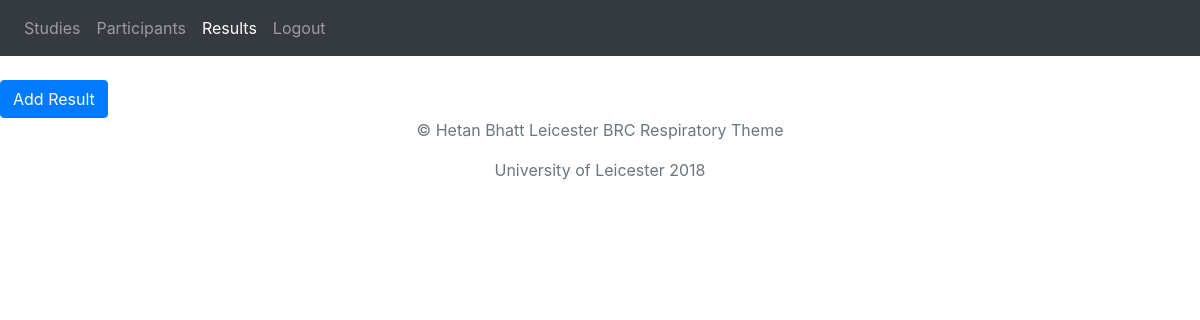
The app's page /studies/11/participants/8/result (signed in), older data.
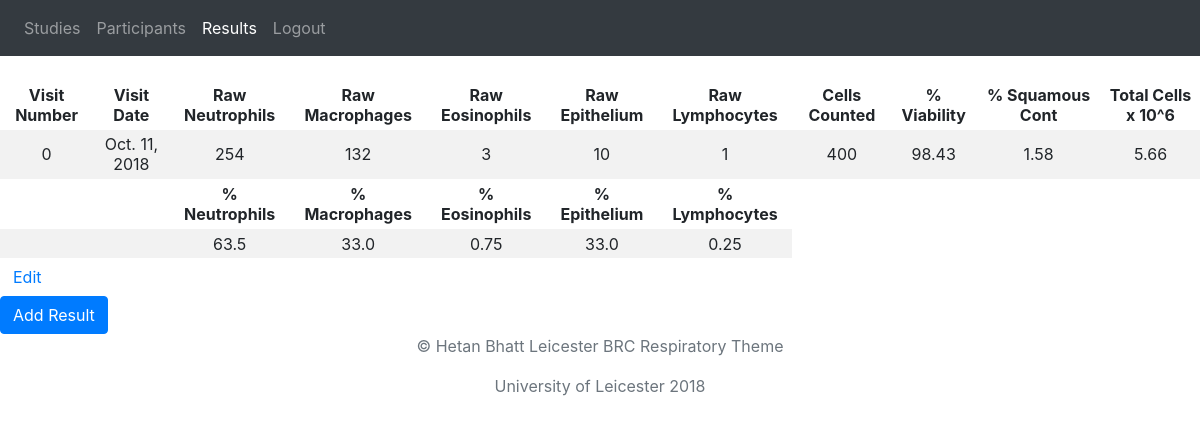
The same page, newer data.
### databank/models.py (models this page shows, shortened)
class Result(models.Model):
    participant = models.ForeignKey(Participant, on_delete=models.PROTECT)
    visit_number = models.CharField(max_length=10, blank=False)
    visit_date = models.DateField(default=datetime.date.today)
    raw_neutrophils = models.PositiveIntegerField(validators=[MinValueValidator(0), MaxValueValidator(400)], null=True)
    raw_macrophages = models.PositiveIntegerField(validators=[MinValueValidator(0), MaxValueValidator(400)], null=True)
    raw_eosinophils = models.PositiveIntegerField(validators=[MinValueValidator(0), MaxValueValidator(400)], null=True)
    raw_epithelium = models.PositiveIntegerField(validators=[MinValueValidator(0), MaxValueValidator(400)], null=True)
    raw_lymphocytes = models.PositiveIntegerField(validators=[MinValueValidator(0), MaxValueValidator(400)], null=True)
    total_cells = models.PositiveIntegerField(validators=[MinValueValidator(0), MaxValueValidator(400)], null=True)
    percent_neutrophils = models.FloatField(validators=[MinValueValidator(0), MaxValueValidator(100)], null=True)
    percent_macrophages = models.FloatField(validators=[MinValueValidator(0), MaxValueValidator(100)], null=True)
    percent_eosinophils = models.FloatField(validators=[MinValueValidator(0), MaxValueValidator(100)], null=True)
    percent_epithelium = models.FloatField(validators=[MinValueValidator(0), MaxValueValidator(100)], null=True)
    percent_lymphocytes = models.FloatField(validators=[MinValueValidator(0), MaxValueValidator(100)], null=True)
    viability = models.FloatField(validators=[MinValueValidator(0), MaxValueValidator(100)], null=True)
    squamcont = models.FloatField(validators=[MinValueValidator(0), MaxValueValidator(100)], null=True)
    tcc = models.FloatField(validators=[MinValueValidator(0), MaxValueValidator(100)], null=True)

### databank/views.py (the view)
# urls.py: path('studies/<int:study_id>/participants/<int:participant_id>/result', views.result, name='results'),
@login_required
def result(request, study_id, participant_id, template_name='databank/results.html'):
    results = Result.objects.filter(participant_id=participant_id)
    return render(request, template_name, {'results':results, 'participant_id':participant_id, 'study_id':study_id})

### databank/templates/databank/results.html (shortened to what this page needs)
{% extends "databank/basepage.html" %}
{% block content %}
<header>
  <nav class="navbar navbar-expand-lg navbar-dark bg-dark">
    <div class="collapse navbar-collapse" id="navbarNavAltMarkup">
      <div class="navbar-nav mr-auto">
        {% if user.is_authenticated %}
        <a class="nav-item nav-link" href="{% url 'study_list' %}">Studies</a>
        <a class="nav-item nav-link" href="{% url 'participant_list' study_id %}">Participants</a>
        <a class="nav-item active nav-link" href="">Results</a>
        <a class="nav-item nav-link" href="javascript:{document.getElementById('logout').submit()}" onclick="">Logout</a>
        {% endif %}
      </div>
    </div>
  </nav>
</header>
<br />
{% for result in results %}
<table class="table-striped table-sm">
  <thead>
    <tr>
      <th class="text-center">Visit Number</th>
      <th class="text-center">Visit Date</th>
      <th class="text-center">Raw Neutrophils</th>
      <th class="text-center">Raw Macrophages</th>
      <th class="text-center">Raw Eosinophils</th>
      <th class="text-center">Raw Epithelium</th>
      <th class="text-center">Raw Lymphocytes</th>
      <th class="text-center">Cells Counted</th>
      <th class="text-center">% Viability</th>
      <th class="text-center">% Squamous Cont</th>
      <th class="text-center">Total Cells x 10^6</th>
    </tr>
  </thead>
  <tbody>
    <tr>
      <td class="text-center">{{ result.visit_number }}</td>
      <td class="text-center">{{ result.visit_date }}</td>
      <td class="text-center">{{ result.raw_neutrophils }}</td>
      <td class="text-center">{{ result.raw_macrophages }}</td>
      <td class="text-center">{{ result.raw_eosinophils }}</td>
      <td class="text-center">{{ result.raw_epithelium }}</td>
      <td class="text-center">{{ result.raw_lymphocytes }}</td>
      <td class="text-center">{{ result.total_cells }}</td>
      <td class="text-center">{{ result.viability }}</td>
      <td class="text-center">{{ result.squamcont }}</td>
      <td class="text-center">{{ result.tcc }}</td>
    </tr>
    <tr>
      <th></th>
      <th></th>
      <th class="text-center">% Neutrophils</th>
      <th class="text-center">% Macrophages</th>
      <th class="text-center">% Eosinophils</th>
      <th class="text-center">% Epithelium</th>
      <th class="text-center">% Lymphocytes</th>
    </tr>
    <tr>
      <td></td>
      <td></td>
      <td class="text-center">{{ result.percent_neutrophils }}</td>
      <td class="text-center">{{ result.percent_macrophages }}</td>
      <td class="text-center">{{ result.percent_eosinophils }}</td>
      <td class="text-center">{{ result.percent_macrophages }}</td>
      <td class="text-center">{{ result.percent_lymphocytes }}</td>
    </tr>
  </tbody>
</table>
<a class="btn btn-link" href="{% url 'edit_result' study_id participant_id result.id %}" role="button">Edit</a>
<br />
{% endfor %}
<a class="btn btn-primary" href="{% url 'add_result' study_id participant_id %}" role="button">Add Result</a>
<br />
{% endblock %}

### databank/templates/databank/basepage.html (shortened to what this page needs)
{% load bootstrap4 %}
<html lang="en">
<head>
  {% bootstrap_css %}
</head>
<body>
  <div id="content">
    {% block content %}
    {% endblock %}
  </div>
  <footer class="text-muted">
    {% block footer %}
    <div class="footer navbar-fixed-bottom text-center">
      <p>&copy; Hetan Bhatt Leicester BRC Respiratory Theme</p>
      <p>University of Leicester {% now "Y" %}</p>
    </div>
    {% endblock %}
  </footer>
</body>
</html>

Row changes from the older to the newer data that the page shows:
added Result: visit_number "0", visit_date "Oct. 11, 2018", raw_neutrophils "254", raw_macrophages "132", raw_eosinophils "3", raw_epithelium "10", raw_lymphocytes "1", total_cells "400", viability "98.43", squamcont "1.58", tcc "5.66", percent_neutrophils "63.5", percent_macrophages "33.0", percent_eosinophils "0.75", percent_lymphocytes "0.25"
